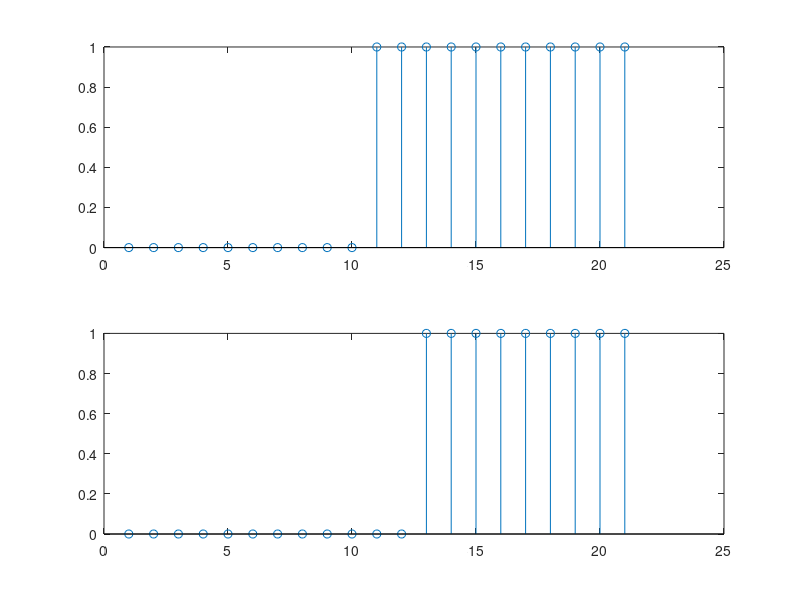

MATLAB code for this plot:
%degrau unitario
%       |1, se n >= 0
% u[n] =|
%       |0, se n < 0

n = -10:10;
k=2;
n_zero = (1 + size(n, 2)) / 2;

%degrau unitario
u = zeros(1, size(n, 2));
u(1, n_zero : size(n, 2)) = 1;

%degrau unitario atrasado (deslocado)
u1 = zeros(1, size(n, 2));
u1(1, n_zero + k : size(n, 2)) = 1;

figure

s(1) = subplot(2, 1, 1);
s(2) = subplot(2, 1, 2);

stem(s(1), u)
stem(s(2), u1)